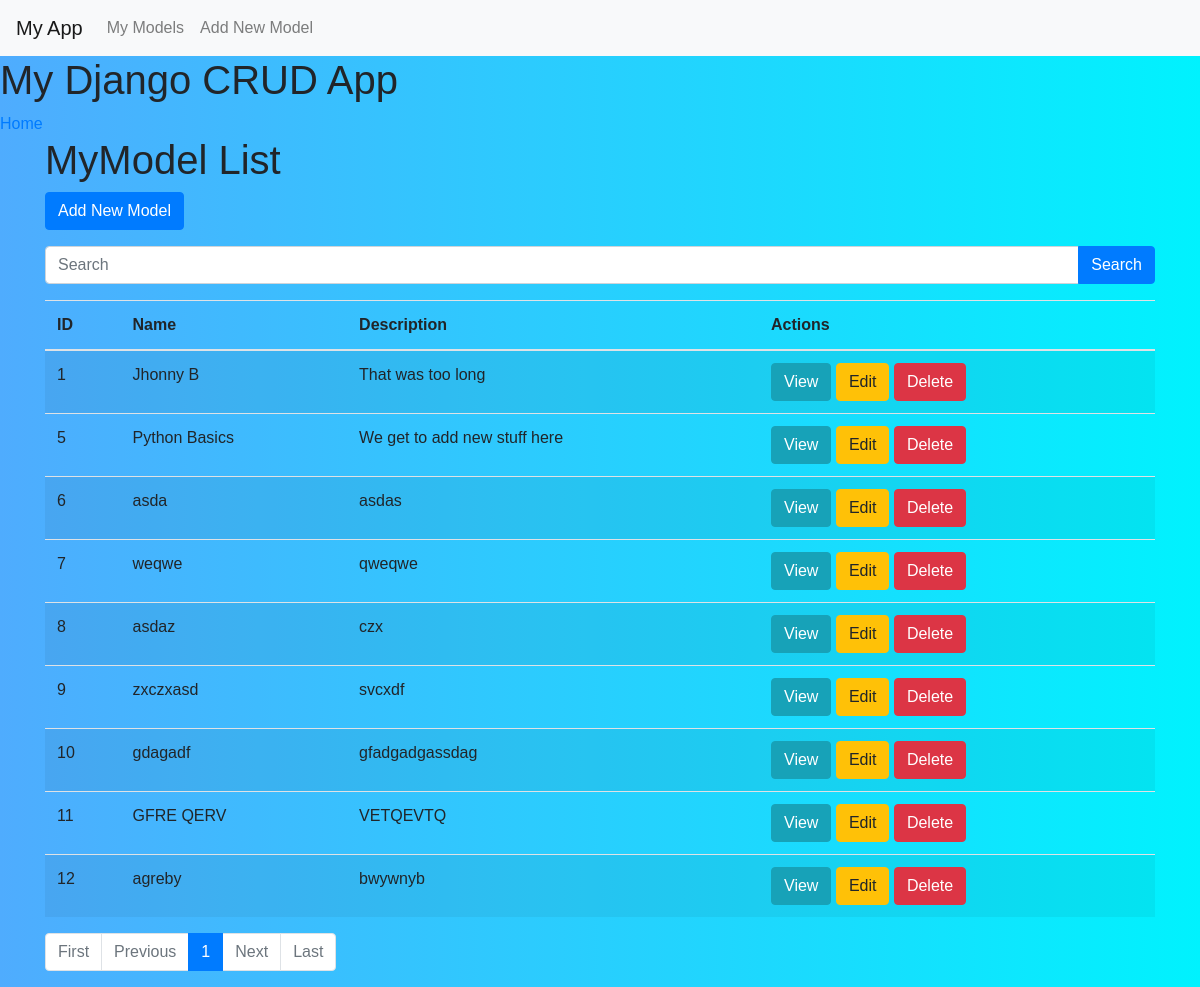
Before: / with the older database file.
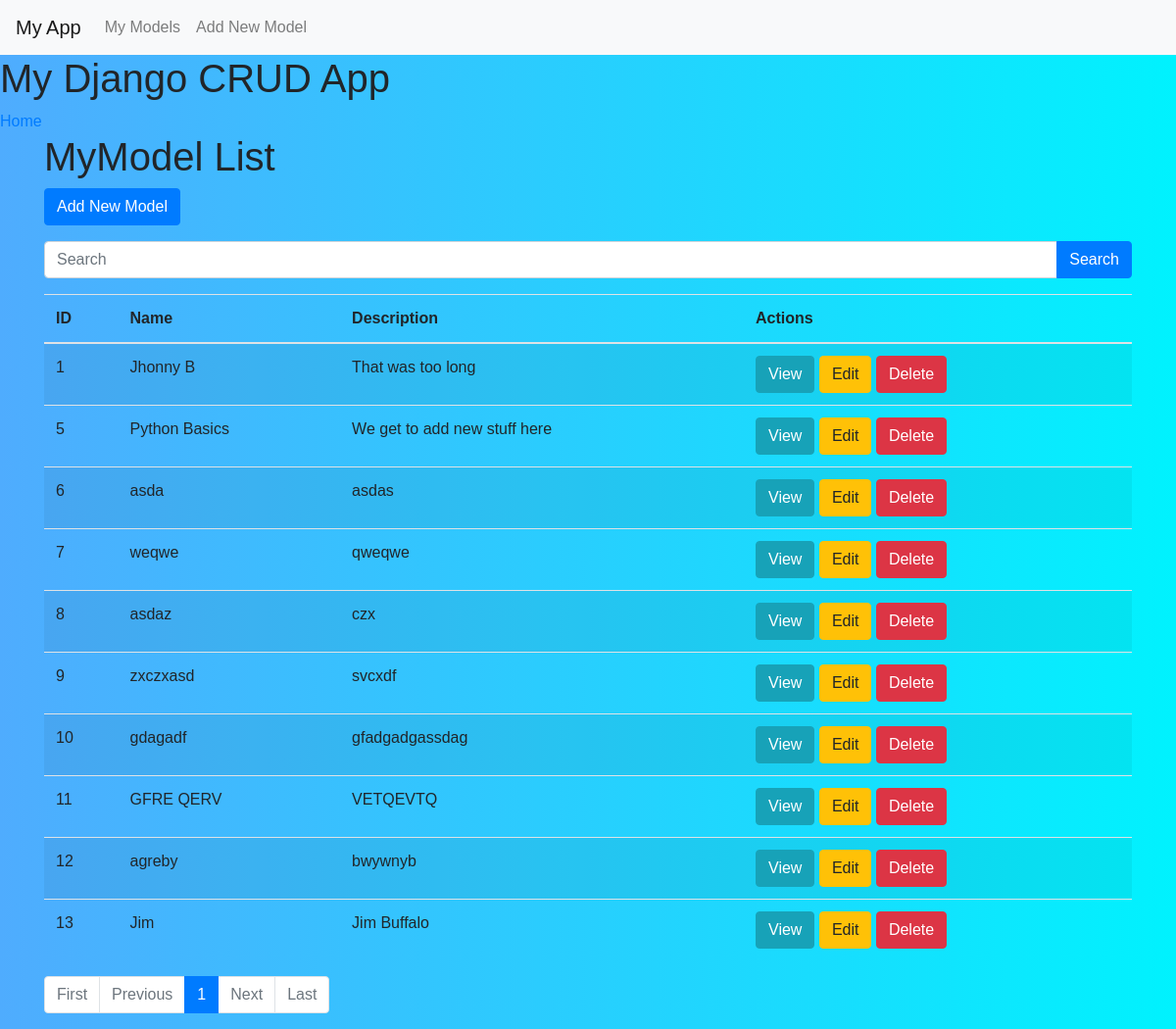
After: the same page with the newer database file.
### my_app/models.py (models this page shows, shortened)
class MyModel(models.Model):
    name = models.CharField(max_length=100)
    description = models.TextField()

### my_app/views.py (the view)
# urls.py: path('', views.my_model_list, name='my_model_list'),
def my_model_list(request):
    search_term = request.GET.get('search', '')
    if search_term:
        object_list = MyModel.objects.filter(name__icontains=search_term)
    else:
        object_list = MyModel.objects.all()
    paginator = Paginator(object_list, 10) # Show 10 items per page
    page = request.GET.get('page')
    my_models = paginator.get_page(page)
    context = {
        'object_list': my_models,
        'search_term': search_term,
        'page_obj': my_models,
        'paginator': paginator,
    }
    return render(request, 'my_model_list.html', context)

### my_app/templates/my_model_list.html
{% extends 'base.html' %}
{% block content %}
    {% with request.GET.search|default:'' as search_term %}
    <h1>MyModel List</h1>
    <a href="{% url 'my_model_create' %}" class="btn btn-primary mb-3">Add New Model</a>
    <form method="get" class="mb-3">
        <div class="input-group">
            <input type="text" class="form-control" name="search" placeholder="Search" value="{{ search_term }}">
            <div class="input-group-append">
                <button type="submit" class="btn btn-primary">Search</button>
            </div>
        </div>
    </form>
    <table class="table table-striped">
        <thead>
            <tr>
                <th>ID</th>
                <th>Name</th>
                <th>Description</th>
                <th>Actions</th>
            </tr>
        </thead>
        <tbody>
            {% for my_model in object_list %}
            <tr>
                <td>{{ my_model.pk }}</td>
                <td>{{ my_model.name }}</td>
                <td>{{ my_model.description }}</td>
                <td>
                    <a href="{% url 'my_model_detail' my_model.pk %}" class="btn btn-info">View</a>
                    <a href="{% url 'my_model_update' my_model.pk %}" class="btn btn-warning">Edit</a>
                    <a href="{% url 'my_model_delete' my_model.pk %}" class="btn btn-danger">Delete</a>
                </td>
            </tr>
            {% endfor %}
        </tbody>
    </table>
    <nav aria-label="Page navigation example">
        <ul class="pagination">
            {% if page_obj.has_previous %}
                <li class="page-item"><a class="page-link" href="?page=1&search={{ search_term }}">First</a></li>
                <li class="page-item"><a class="page-link" href="?page={{ page_obj.previous_page_number }}&search={{ search_term }}">Previous</a></li>
            {% else %}
                <li class="page-item disabled"><a class="page-link">First</a></li>
                <li class="page-item disabled"><a class="page-link">Previous</a></li>
            {% endif %}
            {% for i in paginator.page_range %}
                {% if page_obj.number == i %}
                    <li class="page-item active"><a class="page-link">{{ i }}</a></li>
                {% else %}
                    <li class="page-item"><a class="page-link" href="?page={{ i }}&search={{ search_term }}">{{ i }}</a></li>
                {% endif %}
            {% endfor %}
            {% if page_obj.has_next %}
                <li class="page-item"><a class="page-link" href="?page={{ page_obj.next_page_number }}&search={{ search_term }}">Next</a></li>
                <li class="page-item"><a class="page-link" href="?page={{ paginator.num_pages }}&search={{ search_term }}">Last</a></li>
            {% else %}
                <li class="page-item disabled"><a class="page-link">Next</a></li>
                <li class="page-item disabled"><a class="page-link">Last</a></li>
            {% endif %}
        </ul>
    </nav>
    {% endwith %}
{% endblock %}

### my_app/templates/base.html (shortened to what this page needs)
{% load static %}
<!DOCTYPE html>
<html>
<head>
  <link href="https://stackpath.bootstrapcdn.com/bootstrap/4.3.1/css/bootstrap.min.css" rel="stylesheet">
  <link rel="stylesheet" href="{% static 'css/styles.css' %}">
</head>
<body>
  <nav class="navbar navbar-expand-lg navbar-light bg-light">
    <a class="navbar-brand" href="{% url 'my_model_list' %}">My App</a>
    <div class="collapse navbar-collapse" id="navbarSupportedContent">
      <ul class="navbar-nav mr-auto">
        <li class="nav-item">
          <a class="nav-link" href="{% url 'my_model_list' %}">My Models</a>
        </li>
        <li class="nav-item">
          <a class="nav-link" href="{% url 'my_model_create' %}">Add New Model</a>
        </li>
      </ul>
    </div>
  </nav>
  <header>
    <h1>My Django CRUD App</h1>
    <nav>
      <a href="{% url 'my_model_list' %}">Home</a>
    </nav>
  </header>
  <main>
    <div class="container">
      {% block content %}
      {% endblock %}
    </div>
  </main>
</body>
</html>

### my_app/static/styles.css (style rules this page uses)
body { font-family: Arial, sans-serif; }

### my_app/templates/base.html (style rules this page uses)
body { background-image: linear-gradient(to right, #4facfe 0%, #00f2fe 100%); background-size: cover; background-position: center; }

Changed rows visible on the page:
added MyModel: pk "13", name "Jim", description "Jim Buffalo"
